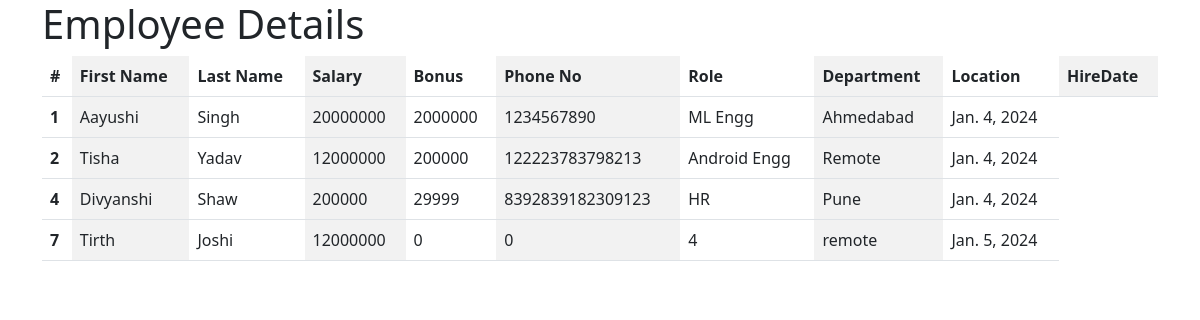
The app's page /all_emp with its own data.
### emp_app/models.py (models this page shows, shortened)
class Employee(models.Model):
    first_name=models.CharField(max_length=64)
    last_name=models.CharField(max_length=64)
    dept= models.ForeignKey(Department, on_delete=models.CASCADE)
    salary= models.IntegerField()
    bonus=models.IntegerField(default=0)
    role =models.ForeignKey(Role , on_delete=models.CASCADE)
    phone= models.IntegerField(default=0)
    hire_date= models.DateField()
    def __str__(self):
        return "%s %s %s" %(self.first_name, self.last_name, self.phone)

class Role(models.Model):
    name= models.CharField(max_length=64, null=False)

class Department(models.Model):
    name= models.CharField(max_length=64)
    location = models.CharField(max_length=64)

### emp_app/views.py (the view)
# urls.py: path('all_emp', views.all_emp , name='view'),
def all_emp(request):
    emps=Employee.objects.all()
    context={
        'Employees': emps
    }
    print(context)
    return render(request , 'view_emp.html' ,context)

### emp_app/templates/view_emp.html (shortened to what this page needs)
<!doctype html>
<html lang="en">
  <head>
    <link href="https://cdn.jsdelivr.net/npm/bootstrap@5.2.3/dist/css/bootstrap.min.css" rel="stylesheet">
  </head>
  <body>
    <div class="container">
        <h1>Employee Details</h1>
        <table class="table table-striped-columns">
            <thead>
              <tr>
                <th scope="col">#</th>
                <th scope="col">First Name </th>
                <th scope="col">Last Name </th>
                <th scope="col">Salary </th>
                <th scope="col">Bonus</th>
                <th scope="col">Phone No</th>
                <th scope="col">Role </th>
                <th scope="col">Department </th>
                <th scope="col">Location </th>
                <th scope="col">HireDate </th>
              </tr>
            </thead>
                {% for emp in Employees %}
            <tbody>
                <tr>
                    <th scope="row"> {{emp.id}} </th>
                    <td> {{emp.first_name}}</td>
                    <td>{{emp.last_name}}</td>
                    <td>{{emp.salary}}</td>
                    <td>{{emp.bonus}}</td>
                    <td>{{emp.phone}}</td>
                    <td>{{emp.role.name}}</td>
                    <td>{{emp.dept.location}}</td>
                    <td>{{emp.hire_date}}</td>
                </tr>
            </tbody>
                {% endfor %}
          </table>
      </div>
  </body>

### records on screen
Employee: id "1", first_name "Aayushi", last_name "Singh", salary "20000000", bonus "2000000", phone "1234567890", role.name "ML Engg", dept.location "Ahmedabad", hire_date "Jan. 4, 2024"
Employee: id "2", first_name "Tisha", last_name "Yadav", salary "12000000", bonus "200000", phone "122223783798213", role.name "Android Engg", dept.location "Remote", hire_date "Jan. 4, 2024"
Employee: id "4", first_name "Divyanshi", last_name "Shaw", salary "200000", bonus "29999", phone "8392839182309123", role.name "HR", dept.location "Pune", hire_date "Jan. 4, 2024"
Employee: id "7", first_name "Tirth", last_name "Joshi", salary "12000000", bonus "0", phone "0", role.name "4", dept.location "remote", hire_date "Jan. 5, 2024"
